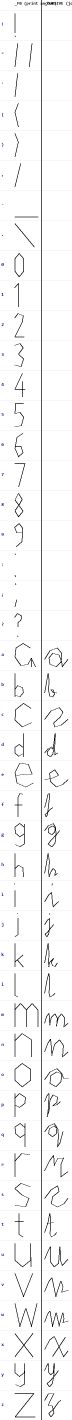
#> input picture Software/CleanPipeline/NOGIT/experiments/cursive_anchor/anchor_glyphs.png, 214 x 4260 px (shown at 1/3 size)
$ python -i generate_first50_lastpage.py   (imports and definitions only)
#> lines starting #> are read from the running program, lines starting #| are printed output that depends on the picture; after the words box and inside, x2 and y2 are one past the last pixel; in counts of white or black regions, pixels touching at a corner belong together
"""
PRE-CONFIGURED, single-file, standalone script: processes the first 50
author folders in your IAMpages671 dataset, and for each one saves ONLY
its LAST page (sorted order) as:
  <author>_<page>_preview.png  -- full page image with numbered red boxes
                                   around each detected handwriting line
  <author>_<page>_labels.txt   -- one line of TEXT per detected line
                                   (same order as the numbered boxes),
                                   generated using the width-based DP
                                   alignment method (proven on folder 150
                                   at ~89% exact-line match, no LLM, no
                                   handwriting OCR)

Just run it -- no arguments needed. It uses no imports of any other local
file in this repo, only numpy/PIL/pytesseract (need installing on this
machine, same as any other script here).

READ-ONLY against your real dataset -- nothing here overwrites or deletes
any existing _labels.txt in IAMpages671. Output goes to a separate review
folder (generated_boxes_and_labels/ next to this script) so you can
inspect results before deciding whether to run a full regeneration.

NOTE ON TIMING: each page needs a real OCR pass on its printed header,
roughly 3-6 seconds per page. Since this only processes 1 page per author
(the last one) for 50 authors, expect roughly 3-5 minutes total -- much
faster than processing every page in every folder.

NOTE ON CACHING FOR TRAINING: this script does not touch your training
cache (line_cache_raw/). If you go on to replace real _labels.txt files
with regenerated ones, the training script's cache tracks pages by "was
this page already cached", not by label content -- so it will NOT notice
the label text changed and will keep training on the OLD labels paired
with the old cached crops. You will need to delete line_cache_raw/ (or
pass force_rebuild=True) before your next training run whenever labels
change, even though the actual image preprocessing/cropping logic itself
is unchanged.

Usage:
    python generate_first50_lastpage.py
        (does exactly the above: first 50 authors, last page of each)
    python generate_first50_lastpage.py --num-folders 10
    python generate_first50_lastpage.py --all-pages
        (process every page of each author, not just the last)
    python generate_first50_lastpage.py --out my_review_folder
    python generate_first50_lastpage.py --include-150
"""

import argparse
import os
import re
from pathlib import Path

import numpy as np
from PIL import Image, ImageDraw
import pytesseract

if os.name == 'nt':
    pytesseract.pytesseract.tesseract_cmd = r'C:\Program Files\Tesseract-OCR\tesseract.exe'


# =====================================================================
# Shared low-level pieces
# =====================================================================
def OtsuThreshold(grayImg):
    hist, _ = np.histogram(grayImg, bins=256, range=(0, 256))
    total = grayImg.size
    currentMax, bestThresh, sumB, sum1, wB = 0, 0, 0, np.dot(np.arange(256), hist), 0
    for t in range(256):
        wB += hist[t]
        if wB == 0: continue
        wF = total - wB
        if wF == 0: break
        sumB += t * hist[t]
        mB = sumB / wB
        mF = (sum1 - sumB) / wF
        varBetween = wB * wF * ((mB - mF) ** 2)
        if varBetween > currentMax:
            currentMax = varBetween
            bestThresh = t
    return (grayImg < bestThresh).astype(np.uint8) * 255


def LongestRun(boolRow):
    inkCols = np.where(boolRow)[0]
    if len(inkCols) == 0:
        return 0
    gaps = np.where(np.diff(inkCols) > 1)[0]
    starts = np.concatenate(([0], gaps + 1))
    ends = np.concatenate((gaps, [len(inkCols) - 1]))
    return int(np.max(inkCols[ends] - inkCols[starts] + 1))


def ClusterRows(rows, maxGap=5):
    if not rows:
        return []
    clusters, currGroup = [], [rows[0]]
    for i in range(1, len(rows)):
        if rows[i] <= rows[i - 1] + maxGap:
            currGroup.append(rows[i])
        else:
            clusters.append(int(np.mean(currGroup)))
            currGroup = [rows[i]]
    clusters.append(int(np.mean(currGroup)))
    return clusters


def FindRuleLineClusters(binaryImg, rawGrayscaleArray=None):
    h, w = binaryImg.shape
    ruleRows = []
    lineSource = rawGrayscaleArray if rawGrayscaleArray is not None else binaryImg
    for r in range(h):
        if rawGrayscaleArray is not None:
            row = lineSource[r, :] < 225
        else:
            row = lineSource[r, :] > 0
        if not np.any(row): continue
        if LongestRun(row) > w * 0.25 and np.sum(row) > w * 0.10:
            ruleRows.append(r)
    if not ruleRows:
        return []
    return ClusterRows(ruleRows, maxGap=8)


def DetectPageBounds(binaryImg, rawGrayscaleArray=None):
    h, w = binaryImg.shape
    clusters = FindRuleLineClusters(binaryImg, rawGrayscaleArray)
    topCandidates = [c for c in clusters if h * 0.12 < c < h * 0.40]
    botCandidates = [c for c in clusters if h * 0.55 < c < h * 0.92]
    topY = topCandidates[-1] + 8 if topCandidates else int(h * 0.12)
    botY = botCandidates[0] - 8 if botCandidates else int(h * 0.80)
    return topY, botY


def DetectHeaderTopY(binaryImg, rawGrayscaleArray, topY):
    h, _w = binaryImg.shape
    clusters = FindRuleLineClusters(binaryImg, rawGrayscaleArray)
    candidates = [c for c in clusters if h * 0.04 < c < (topY - 8)]
    if candidates:
        return max(candidates) + 8
    return int(h * 0.115)


def ExtractPrintedGroundTruth(rawGrayscaleArray, topY, headerTopY=None):
    h, w = rawGrayscaleArray.shape
    y1 = headerTopY if headerTopY is not None else int(h * 0.115)
    y2 = max(y1 + 10, topY - 8)
    x1 = int(w * 0.06)
    x2 = int(w * 0.94)
    printedRegion = rawGrayscaleArray[y1:y2, x1:x2]
    try:
        rawText = pytesseract.image_to_string(printedRegion, config='--psm 6')
        cleanText = rawText.replace('\n', ' ').strip()
        cleanText = re.sub(r'\bSentence\s+Database\b', ' ', cleanText, flags=re.IGNORECASE)
        cleanText = re.sub(r'\b[A-Z]?\d{2}-\d{3}[a-z]?\b', ' ', cleanText)
        cleanText = cleanText.replace('|', ' ').replace(' j ', ' ')
        words = [w.strip() for w in cleanText.split() if w.strip()]
        return words
    except Exception as e:
        print(f"  [OCR Warning] Could not extract printed text: {e}")
        return []


# [88 lines left out: functions RemoveStraightFormLines, MergeUndersizedFragments, GetRawInkRuns, OtsuThreshold1D, MergeRunsByThreshold, not called in this run]


# =====================================================================
# Approximate per-character widths (for word-width estimation and for
# choosing exactly where to split a word that gets hyphenated across a
# line break)
# =====================================================================
_NARROW = {'i': 0.28, 'j': 0.32, 'l': 0.30, 'f': 0.38, 't': 0.38, 'r': 0.42}
_PUNCT_WIDTHS = {
    '.': 0.28, ',': 0.28, "'": 0.24, '-': 0.35, '"': 0.4,
    '\u2019': 0.24, '\u2018': 0.24, '\u201c': 0.4, '\u201d': 0.4,
    '(': 0.32, ')': 0.32, ';': 0.28, ':': 0.28,
}
_WIDE_LOWER = {'m': 0.92, 'w': 0.88}
_WIDE_UPPER = {'M': 1.0, 'W': 1.0}


# [12 lines left out: function CharWidth, not called in this run]


def WordWidthUnits(word):
    return sum(CharWidth(c) for c in word) if word else 0.0


# [132 lines left out: functions SplitWordByWidthFraction, AlignWordsToLines, not called in this run]


# =====================================================================
# Full page processing: line boxes (preview image) + alignment labels
# =====================================================================
def ProcessPage(imgPath):
    rawImage = Image.open(imgPath)
#> rawImage is the input picture: PIL image 214x4260 RGB; mean R, G, B 245.8, 245.8, 246
    RawGrayscaleArray = np.array(rawImage.convert('L'))
    h, w = RawGrayscaleArray.shape
#> h = 4260; w = 214

    BinaryInvertedImage = OtsuThreshold(RawGrayscaleArray)
#> in OtsuThreshold, `hist, _ = np.histogram(grayImg, bins=256, range=(0, 256))`: hist = 256 values, max 868737 at index 255, min 0 at index 5, mean 3561.1
#> in OtsuThreshold, `currentMax, bestThresh, sumB, sum1, wB = 0, 0, 0, np.dot(np.arange(256..`: currentMax = 0; sum1 = 224079360; wB = 0
#> the loop in OtsuThreshold, `for t in range(256):` made 256 passes
#> (wB, wF, sumB, mB, mF, currentMax) on passes 1, 2, 3, 4, 5, 7, 8, 9, 10, 11, 12, 13: (30627, 881013, 0, 0, 254.3, 1.75e+15), (30644, 880996, 17, 0.000555, 254.3, 1.75e+15), (30649, 880991, 27, 0.000881, 254.3, 1.75e+15), (30652, 880988, 36, 0.00117, 254.4, 1.75e+15), (30656, 880984, 52, 0.0017, 254.4, 1.75e+15), (30661, 880979, 82, 0.00267, 254.4, 1.75e+15), (30672, 880968, 159, 0.00518, 254.4, 1.75e+15), (30674, 880966, 175, 0.00571, 254.4, 1.75e+15), (30675, 880965, 184, 0.006, 254.4, 1.75e+15), (30679, 880961, 224, 0.0073, 254.4, 1.75e+15), (30681, 880959, 246, 0.00802, 254.4, 1.75e+15), (30685, 880955, 294, 0.00958, 254.4, 1.75e+15)
#> in OtsuThreshold, `return (grayImg < bestThresh).astype(np.uint8) * 255`:
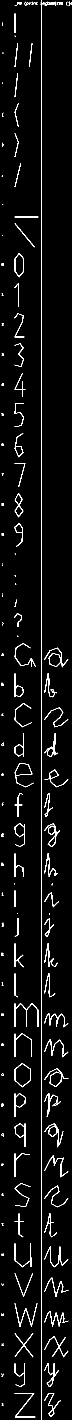
#> returned value: shape (4260, 214) (shown at 1/3 size); 3.5% white in thin lines or dots
    topY, botY = DetectPageBounds(BinaryInvertedImage, RawGrayscaleArray)
#> the loop in ClusterRows, `for i in range(1, len(rows)):` made 5 passes
    headerTopY = DetectHeaderTopY(BinaryInvertedImage, RawGrayscaleArray, topY)
#> the loop in ClusterRows (call 2), `for i in range(1, len(rows)):` made 5 passes
    printedWords = ExtractPrintedGroundTruth(RawGrayscaleArray, topY, headerTopY)
#> in ExtractPrintedGroundTruth, `printedRegion = rawGrayscaleArray[y1:y2, x1:x2]`:
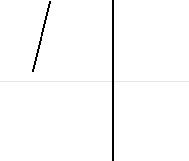
#> printedRegion: shape (161, 189); min 0, max 255, mean 251

    HANDWRITING_TOP_MARGIN = 15
    handwritingStartY = min(botY, topY + HANDWRITING_TOP_MARGIN)

    hwRegion = BinaryInvertedImage[handwritingStartY:botY, :].copy()
    regionH, regionW = hwRegion.shape
    hwRegion = RemoveStraightFormLines(hwRegion)

    colInkHeights = np.sum(hwRegion > 0, axis=0)
    vertLineCols = np.where(colInkHeights > regionH * 0.40)[0]
    hwRegion[:, vertLineCols] = 0
    hwRegion[:, :int(w * 0.07)] = 0
    hwRegion[:, int(w * 0.97):] = 0

    rowInkCount = np.sum(hwRegion > 0, axis=1)
    hasInk = rowInkCount > max(10, int(w * 0.006))

    pad1D = np.pad(hasInk, (3, 3), mode='constant')
    smoothedInk = np.zeros_like(hasInk)
    for dy in range(7):
        smoothedInk = np.logical_or(smoothedInk, pad1D[dy:dy + len(hasInk)])

    diff = np.diff(np.concatenate(([0], smoothedInk.astype(np.int8), [0])))
    lineStarts, lineEnds = np.where(diff == 1)[0], np.where(diff == -1)[0]
    rawLines = [(s, e) for s, e in zip(lineStarts, lineEnds) if (e - s) >= 8]

    mergedLines = []
    for line in rawLines:
        if not mergedLines:
            mergedLines.append(line)
        else:
            prevS, prevE = mergedLines[-1]
            currS, currE = line
            if (currS - prevE) < 18:
                mergedLines[-1] = (prevS, currE)
            else:
                mergedLines.append(line)
    mergedLines = MergeUndersizedFragments(mergedLines)

    # Word-run detection, page-calibrated gap threshold.
    perLineRawRuns = []
    allGaps = []
    lineBoxes = []  # (absX1, absY1, absX2, absY2) per line, for the preview
    for (s, e) in mergedLines:
        absY1 = handwritingStartY + max(0, s - 5)
        absY2 = handwritingStartY + min(regionH, e + 5)

        lineBinary = hwRegion[max(0, s - 3):min(regionH, e + 3), :]
        colSum = np.sum(lineBinary > 0, axis=0)
        inkCols = np.where(colSum > 0)[0]
        rawRuns = GetRawInkRuns(inkCols)
        perLineRawRuns.append(rawRuns)
        for i in range(1, len(rawRuns)):
            allGaps.append(rawRuns[i][0] - rawRuns[i - 1][1])

        if len(inkCols) == 0:
            lineBoxes.append(None)
            continue
        absX1 = max(0, inkCols[0] - 8)
        absX2 = min(w, inkCols[-1] + 8)
        lineBoxes.append((absX1, absY1, absX2, absY2))

    wordGapThreshold = OtsuThreshold1D(allGaps) if allGaps else 1

    linesRuns = []
    for rawRuns in perLineRawRuns:
        wordRuns = MergeRunsByThreshold(rawRuns, wordGapThreshold)
        widths = [(r[1] - r[0] + 1) for r in wordRuns]
        linesRuns.append(widths)

    textLines = AlignWordsToLines(linesRuns, printedWords)

    # Build the annotated preview image.
    drawCanvas = rawImage.convert('RGB')
    drawObj = ImageDraw.Draw(drawCanvas)
    drawObj.line([(0, topY), (w, topY)], fill=(0, 0, 255), width=2)
    drawObj.line([(0, handwritingStartY), (w, handwritingStartY)], fill=(0, 200, 255), width=1)
    drawObj.line([(0, botY), (w, botY)], fill=(0, 0, 255), width=2)
    for idx, box in enumerate(lineBoxes):
        if box is None:
            continue
        absX1, absY1, absX2, absY2 = box
        drawObj.rectangle([absX1, absY1, absX2, absY2], outline=(255, 0, 0), width=2)
        drawObj.text((absX1, max(0, absY1 - 14)), str(idx), fill=(0, 128, 0))

    return drawCanvas, textLines


# =====================================================================
# Driver -- pre-configured: first 50 authors, last page of each
# =====================================================================
SCRIPT_DIR = Path(__file__).resolve().parent
# This file lives in DatasetPrep/, one level deeper than Software/CNN/ --
# extra .parent hop to reach the repo root / shared Software/CNN/NOGIT.
DEFAULT_DATA_DIR = SCRIPT_DIR.parents[2] / "Data" / "Datasets" / "IAMpages671" / "data"
DEFAULT_OUT_DIR = SCRIPT_DIR.parent / "NOGIT" / "generated_boxes_and_labels"


# [67 lines left out: function main, not called in this run]


# [2 lines not run here, left out]

#> (the run stopped early here; a loop or call above may not have finished)

$ run again, on Software/CleanPipeline/NOGIT/experiments/cursive_anchor/new_results/bench_abhinav_auto2.png
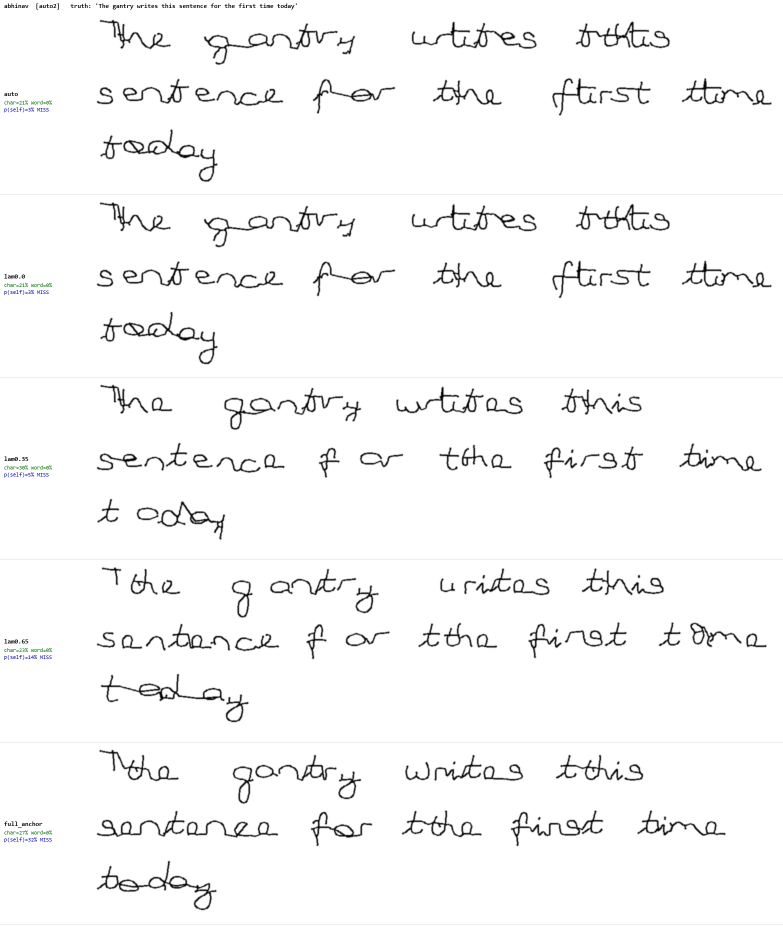
#> input picture Software/CleanPipeline/NOGIT/experiments/cursive_anchor/new_results/bench_abhinav_auto2.png, 1566 x 1851 px (shown at 1/2 size)
#> in ProcessPage, rawImage is the input picture: PIL image 1566x1851 RGB; mean R, G, B 247.6, 247.6, 247.6
#> hist = 256 values, max 2664390 at index 255, min 5 at index 128, mean 11322.9
#> in OtsuThreshold, `currentMax, bestThresh, sumB, sum1, wB = 0, 0, 0, np.dot(np.arange(256..`: currentMax = 0; sum1 = 717691831; wB = 0
#> the loop in OtsuThreshold, `for t in range(256):` made 256 passes
#> (wB, wF, sumB, mB, mF, currentMax) on passes 1 to 8: (781, 2897885, 0, 0, 247.7, 1.39e+14), (1070, 2897596, 289, 0.27, 247.7, 1.9e+14), (1115, 2897551, 379, 0.34, 247.7, 1.98e+14), (1353, 2897313, 1093, 0.808, 247.7, 2.39e+14), (1588, 2897078, 2033, 1.28, 247.7, 2.79e+14), (1664, 2897002, 2413, 1.45, 247.7, 2.92e+14), (1984, 2896682, 4333, 2.18, 247.8, 3.47e+14), (2157, 2896509, 5544, 2.57, 247.8, 3.76e+14)
#> in OtsuThreshold, `return (grayImg < bestThresh).astype(np.uint8) * 255`:
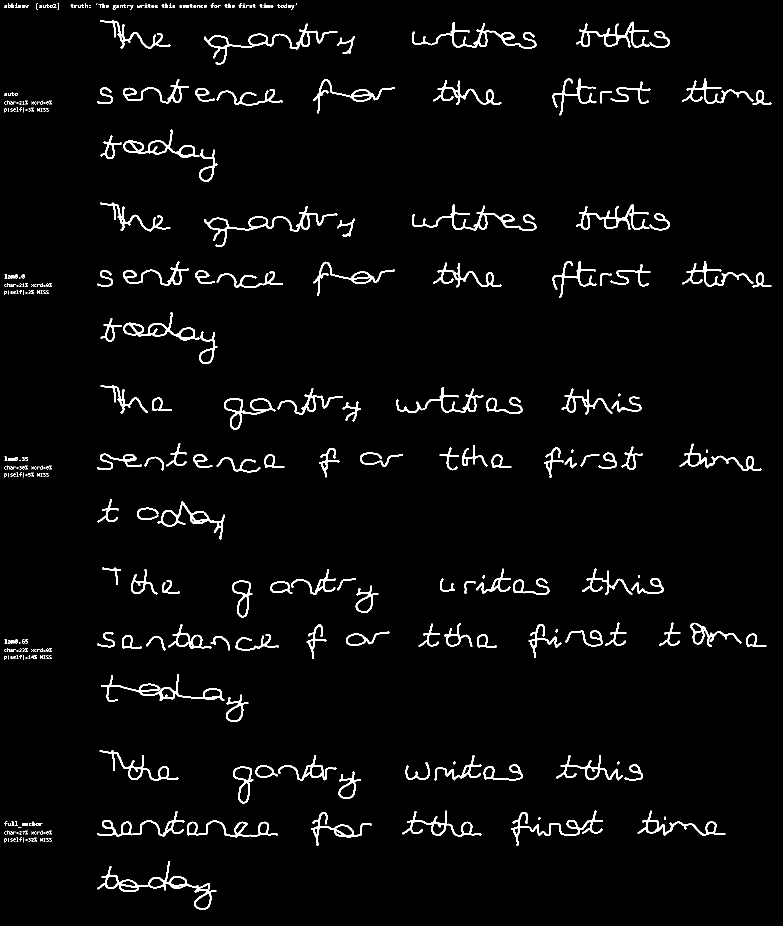
#> returned value: shape (1851, 1566) (shown at 1/2 size); 3.2% white; 413 white regions (197 under 20 px), largest, box (x1, y1, x2, y2) and area: (194, 1722, 433, 1820) 2494, (408, 47, 675, 129) 2129, (408, 412, 675, 494) 2129
#> the loop in ClusterRows, `for i in range(1, len(rows)):` made 4 passes
#> the loop in ClusterRows (call 2), `for i in range(1, len(rows)):` made 4 passes
#> in ExtractPrintedGroundTruth, `printedRegion = rawGrayscaleArray[y1:y2, x1:x2]`:
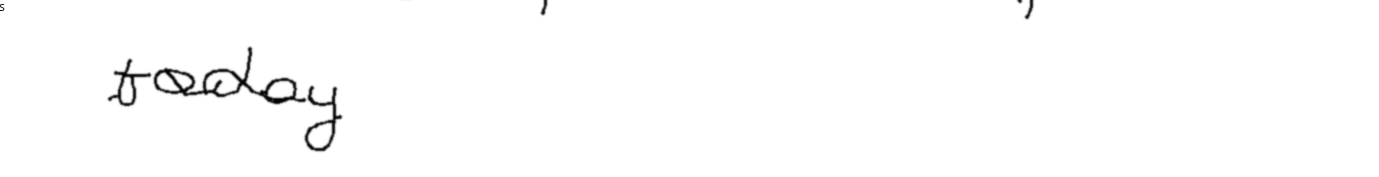
#> printedRegion: shape (177, 1379); min 1, max 255, mean 252.6
